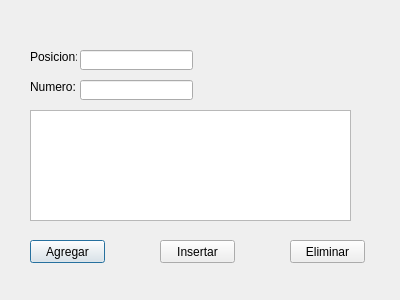
<?xml version="1.0" encoding="UTF-8"?>
<ui version="4.0">
 <class>Tarea4Cartas</class>
 <widget class="QDialog" name="Tarea4Cartas">
  <property name="geometry">
   <rect>
    <x>0</x>
    <y>0</y>
    <width>400</width>
    <height>300</height>
   </rect>
  </property>
  <property name="windowTitle">
   <string>Dialog</string>
  </property>
  <widget class="QLabel" name="posicion">
   <property name="geometry">
    <rect>
     <x>30</x>
     <y>50</y>
     <width>47</width>
     <height>13</height>
    </rect>
   </property>
   <property name="text">
    <string>Posicion:</string>
   </property>
  </widget>
  <widget class="QLabel" name="numero">
   <property name="geometry">
    <rect>
     <x>30</x>
     <y>80</y>
     <width>47</width>
     <height>13</height>
    </rect>
   </property>
   <property name="text">
    <string>Numero:</string>
   </property>
  </widget>
  <widget class="QListWidget" name="lista">
   <property name="geometry">
    <rect>
     <x>30</x>
     <y>110</y>
     <width>321</width>
     <height>111</height>
    </rect>
   </property>
  </widget>
  <widget class="QPushButton" name="agregar">
   <property name="geometry">
    <rect>
     <x>30</x>
     <y>240</y>
     <width>75</width>
     <height>23</height>
    </rect>
   </property>
   <property name="text">
    <string>Agregar</string>
   </property>
  </widget>
  <widget class="QPushButton" name="insertar">
   <property name="geometry">
    <rect>
     <x>160</x>
     <y>240</y>
     <width>75</width>
     <height>23</height>
    </rect>
   </property>
   <property name="text">
    <string>Insertar</string>
   </property>
  </widget>
  <widget class="QPushButton" name="eliminar">
   <property name="geometry">
    <rect>
     <x>290</x>
     <y>240</y>
     <width>75</width>
     <height>23</height>
    </rect>
   </property>
   <property name="text">
    <string>Eliminar</string>
   </property>
  </widget>
  <widget class="QLineEdit" name="posi">
   <property name="geometry">
    <rect>
     <x>80</x>
     <y>50</y>
     <width>113</width>
     <height>20</height>
    </rect>
   </property>
  </widget>
  <widget class="QLineEdit" name="nume">
   <property name="geometry">
    <rect>
     <x>80</x>
     <y>80</y>
     <width>113</width>
     <height>20</height>
    </rect>
   </property>
  </widget>
 </widget>
 <resources/>
 <connections/>
</ui>
